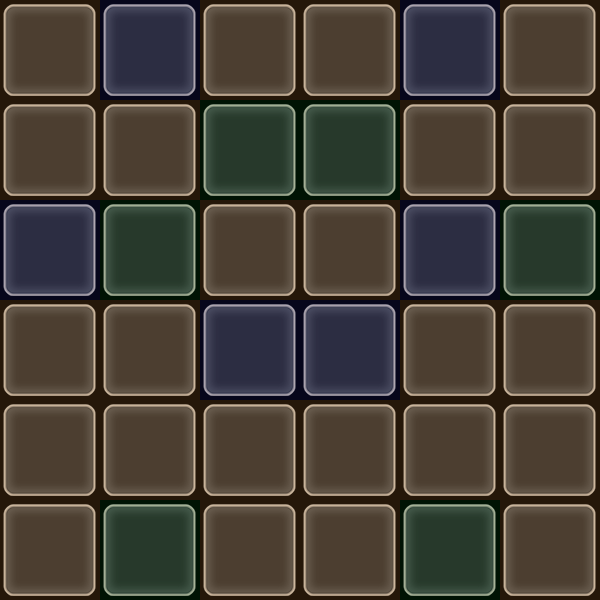

A 2D game scene composited from a Tiled map and its tileset images. What follows is a short description and the map's XML, with each tile layer's data collapsed to a summary:
An orthogonal 6x6 tile map with 100x100 px tiles, 2 tile layers (map, type), 2 tilesets.

<map version="1.0" orientation="orthogonal" renderorder="right-down" width="6" height="6" tilewidth="100" tileheight="100" nextobjectid="1">
 <tileset firstgid="1" name="bg_kuang" tilewidth="100" tileheight="100" tilecount="1">
  <image source="bg_kuang.png" width="100" height="100" />
 </tileset>
 <tileset firstgid="2" name="type5" tilewidth="100" tileheight="100" tilecount="5">
  <image source="type5.png" width="500" height="100" />
  <tile id="0">
   <properties>
    <property name="type" value="1" />
   </properties>
  </tile>
  <tile id="1">
   <properties>
    <property name="type" value="5" />
   </properties>
  </tile>
  <tile id="2">
   <properties>
    <property name="type" value="6" />
   </properties>
  </tile>
 </tileset>
 <layer name="map" width="6" height="6">
  <data>[36 cells, 36 non-empty, 1 distinct tile ids]</data>
 </layer>
 <layer name="type" width="6" height="6">
  <data>[36 cells, 36 non-empty, 3 distinct tile ids]</data>
 </layer>
</map>